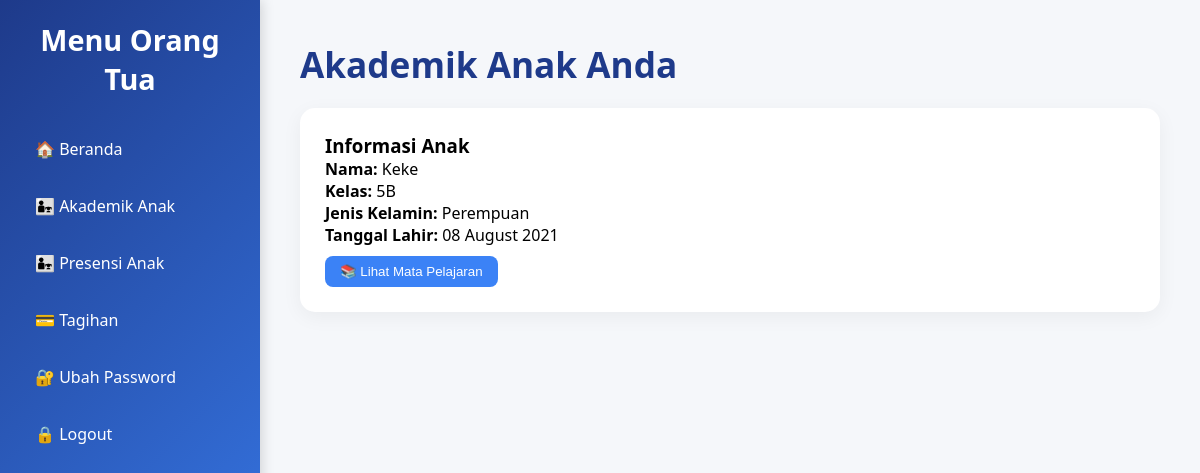
Page /absen/akademik/anak/ (signed in) on the committed database.
### rumahbelajar/models.py (models this page shows, shortened)
class Siswa(models.Model):
    user = models.OneToOneField(User, on_delete=models.CASCADE, related_name='rumahbelajar_siswa')
    nama = models.CharField(max_length=100)
    tanggal_lahir = models.DateField()
    jenis_kelamin = models.CharField(max_length=10)
    orang_tua = models.ForeignKey(OrangTua, on_delete=models.CASCADE)
    kelas = models.ForeignKey(Kelas, on_delete=models.SET_NULL, null=True, related_name='siswa')

class Kelas(models.Model):
    nama = models.CharField(max_length=100)

### rumahbelajar/views.py (the view)
# urls.py: path('akademik/anak/', views.akademik_anak_view, name='akademik_anak'),
@login_required
def akademik_anak_view(request):
    orangtua = get_object_or_404(OrangTua, user=request.user)
    siswa_list = Siswa.objects.filter(orang_tua=orangtua)
    if not siswa_list.exists():
        context = {
            'error': 'Data siswa tidak ditemukan untuk akun ini.'
        }
        return render(request, 'orangtua/akademik_anak.html', context)
    siswa_data = []
    for siswa in siswa_list:
        kelas = siswa.kelas
        mata_pelajaran_list = MataPelajaran.objects.filter(kelas=kelas) if kelas else []
        siswa_data.append({
            'siswa': siswa,
            'kelas': kelas,
            'mata_pelajaran_list': mata_pelajaran_list
        })
    context = {
        'siswa_data': siswa_data,
    }
    return render(request, 'orangtua/akademik_anak.html', context)

### rumahbelajar/templates/orangtua/akademik_anak.html (shortened to what this page needs)
{% load static %}
<!DOCTYPE html>
<html lang="id">
<head>
</head>
<body>
<div class="sidebar">
    <div class="sidebar-header">Menu Orang Tua</div>
   <ul class="sidebar-menu">
        <li><a href="{% url 'rumahbelajar:dashboard_OrangTua' %}">🏠 Beranda</a></li>
        <li><a href="{% url 'rumahbelajar:akademik_anak' %}">👨‍👧 Akademik Anak</a></li>
        <li><a href="{% url 'rumahbelajar:pilih_anak' %}">👨‍👧 Presensi Anak</a></li>
        <li><a href="{% url 'keuangan:tagihan_spp_orangtua' %}"><span>💳</span> Tagihan</a></li>
        <li><a href="#" onclick="openChangePasswordModal()">🔐 Ubah Password</a></li>
        <li><a href="{% url 'rumahbelajar:login' %}"><span>🔒</span> Logout</a></li>
    </ul>
</div>
<div class="main-content">
    <div class="main-header">
        <h1>Akademik Anak Anda</h1>
    </div>
    {% if error %}
        <div class="alert alert-danger">{{ error }}</div>
    {% else %}
        {% for data in siswa_data %}
            <div class="card">
                <h3>Informasi Anak</h3>
                <p><strong>Nama:</strong> {{ data.siswa.nama }}</p>
                <p><strong>Kelas:</strong> {{ data.kelas.nama|default:"Belum ditentukan" }}</p>
                <p><strong>Jenis Kelamin:</strong> {{ data.siswa.jenis_kelamin }}</p>
                <p><strong>Tanggal Lahir:</strong> {{ data.siswa.tanggal_lahir|date:"d F Y" }}</p>
                <button class="toggle-btn" onclick="toggleMapel('mapel-{{ forloop.counter }}')">
                    📚 Lihat Mata Pelajaran
                </button>
            </div>
        {% endfor %}
    {% endif %}
</div>
</body>
</html>

### rumahbelajar/templates/orangtua/akademik_anak.html (style rules this page uses)
* { margin: 0; padding: 0; box-sizing: border-box; }
body { font-family: 'Segoe UI', sans-serif; display: flex; background-color: #f5f7fa; height: 100vh; overflow-x: hidden; }
.sidebar { width: 260px; background: linear-gradient(135deg, #1e3a8a, #3b82f6); color: white; padding: 20px; position: fixed; height: 100%; box-shadow: 2px 0 12px rgba(0, 0, 0, 0.15); z-index: 100; }
.sidebar-header { text-align: center; font-size: 1.8rem; font-weight: bold; margin-bottom: 30px; }
.sidebar-menu { list-style: none; }
.sidebar-menu li { margin: 15px 0; }
.sidebar-menu li a { text-decoration: none; color: white; padding: 10px 15px; display: block; border-radius: 10px; font-weight: 500; transition: all 0.3s ease-in-out; }
.main-content { margin-left: 260px; padding: 40px; flex-grow: 1; overflow-y: auto; height: 100vh; }
.main-header h1 { font-size: 2.2rem; margin-bottom: 20px; color: #1e3a8a; }
.card { background-color: #fff; padding: 25px; border-radius: 15px; box-shadow: 0 5px 20px rgba(0,0,0,0.05); margin-bottom: 25px; }
.toggle-btn { margin-top:10px; padding:8px 15px; background:#3b82f6; color:white; border:none; border-radius:8px; cursor:pointer; font-weight: 500; }

### rows in the picture
Siswa: siswa.nama "Keke", kelas.nama "5B", siswa.jenis_kelamin "Perempuan", siswa.tanggal_lahir "08 August 2021"
